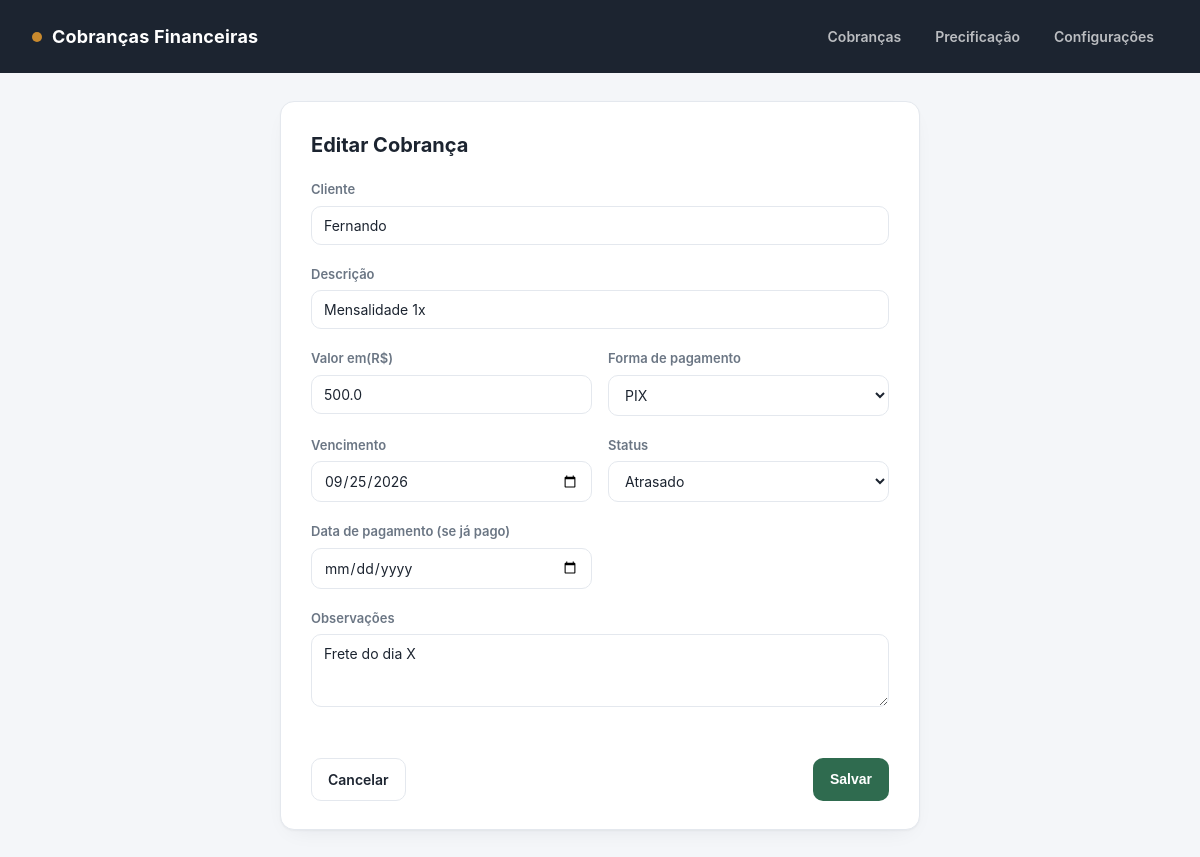
The app's page /editar/1, older data.
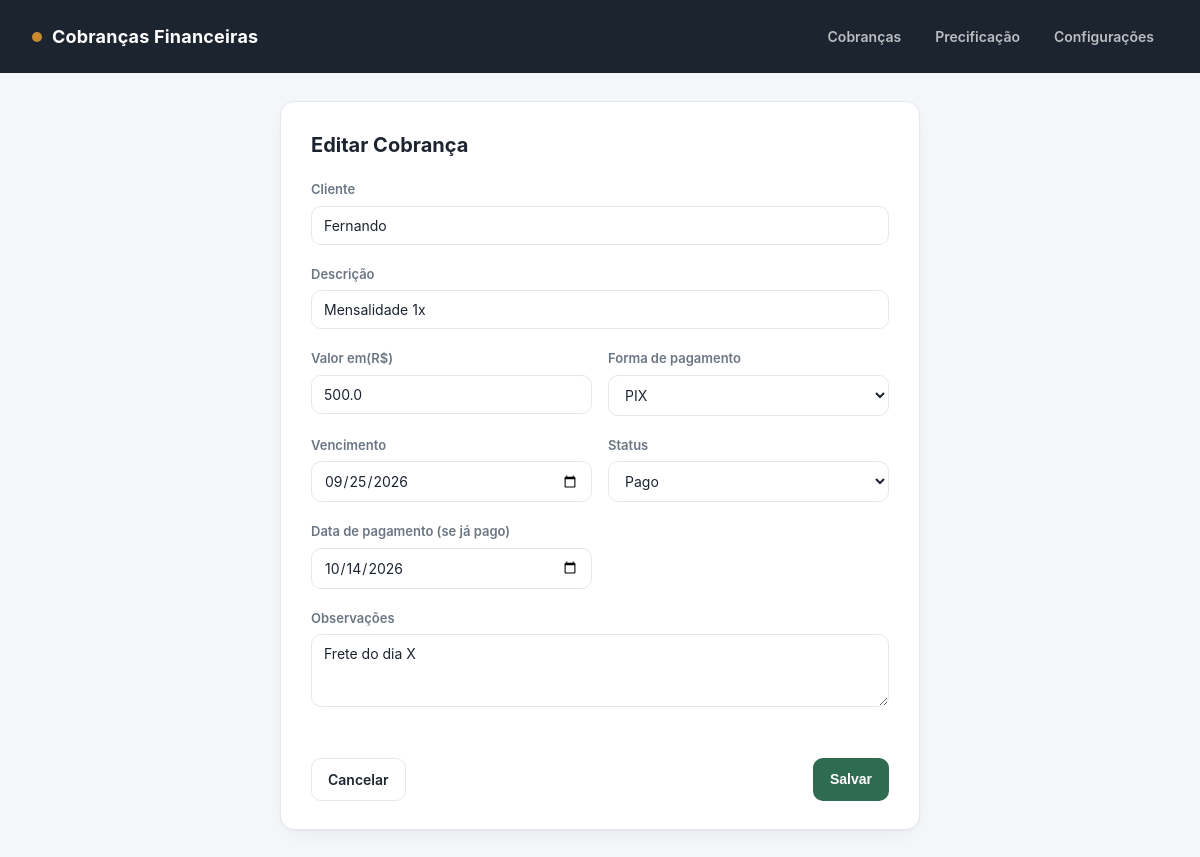
The same page, newer data.
### tables this page shows
CREATE TABLE cobrancas (
            id INTEGER PRIMARY KEY AUTOINCREMENT,
            cliente TEXT NOT NULL,
            descricao TEXT NOT NULL,
            valor REAL NOT NULL,
            forma_pagamento TEXT NOT NULL,
            status TEXT NOT NULL DEFAULT 'pendente',
            data_vencimento TEXT NOT NULL,
            data_pagamento TEXT,
            observacoes TEXT
        );

### app.py (the view, shortened to what this page needs)
@app.route("/editar/<int:id>", methods=["GET", "POST"])
def editar(id):
    conn = get_db()
    cobranca = conn.execute("SELECT * FROM cobrancas WHERE id = ?", (id,)).fetchone()
    if cobranca is None:
        conn.close()
        flash("Cobrança não encontrada.", "danger")
        return redirect(url_for("index"))
    conn.close()
    return render_template(
        "form.html", cobranca=cobranca, formas=FORMAS_PAGAMENTO,
        status_opcoes=STATUS_OPCOES, hoje=date.today().isoformat(),
    )

### app.py (called while the page is built)
def get_db():
    conn = sqlite3.connect(DB_PATH)
    conn.row_factory = sqlite3.Row
    conn.execute("PRAGMA foreign_keys = ON")
    return conn

### templates/form.html (shortened to what this page needs)
{% extends "base.html" %}
{% block content %}
<div class="form-card">
    <h1>{{ "Editar Cobrança" if cobranca else "Nova Cobrança" }}</h1>
    <form method="post">
        <div class="form-grid">
            <div class="form-field full">
                <label>Cliente</label>
                <input type="text" name="cliente" value="{{ cobranca['cliente'] if cobranca else '' }}" required>
            </div>
            <div class="form-field full">
                <label>Descrição</label>
                <input type="text" name="descricao" placeholder="Ex: Mensalidade de setembro"
                       value="{{ cobranca['descricao'] if cobranca else '' }}" required>
            </div>
            <div class="form-field">
                <label>Valor em(R$)</label>
                <input type="number" step="0.01" min="0.01" name="valor"
                       value="{{ cobranca['valor'] if cobranca else '' }}" required>
            </div>
            <div class="form-field">
                <label>Forma de pagamento</label>
                <select name="forma_pagamento" required>
                    {% for f in formas %}
                        <option value="{{ f }}" {% if cobranca and cobranca['forma_pagamento'] == f %}selected{% endif %}>{{ f }}</option>
                    {% endfor %}
                </select>
            </div>
            <div class="form-field">
                <label>Vencimento</label>
                <input type="date" name="data_vencimento"
                       value="{{ cobranca['data_vencimento'] if cobranca else hoje }}" required>
            </div>
            <div class="form-field">
                <label>Status</label>
                <select name="status">
                    {% for s in status_opcoes %}
                        <option value="{{ s }}" {% if cobranca and cobranca['status'] == s %}selected{% endif %}>{{ s|capitalize }}</option>
                    {% endfor %}
                </select>
            </div>
            <div class="form-field">
                <label>Data de pagamento (se já pago)</label>
                <input type="date" name="data_pagamento"
                       value="{{ cobranca['data_pagamento'] if cobranca and cobranca['data_pagamento'] else '' }}">
            </div>
            <div class="form-field full">
                <label>Observações</label>
                <textarea name="observacoes" rows="3">{{ cobranca['observacoes'] if cobranca and cobranca['observacoes'] else '' }}</textarea>
            </div>
            <div class="form-actions">
                <a href="{{ url_for('index') }}" class="btn btn-secondary">Cancelar</a>
                <button type="submit" class="btn btn-primary">Salvar</button>
            </div>
        </div>
    </form>
</div>
{% endblock %}

Row changes from the older to the newer data that the page shows:
changed cobrancas "Fernando": status "Atrasado" → "Pago"; data_pagamento (not shown) → "10/14/2026"
